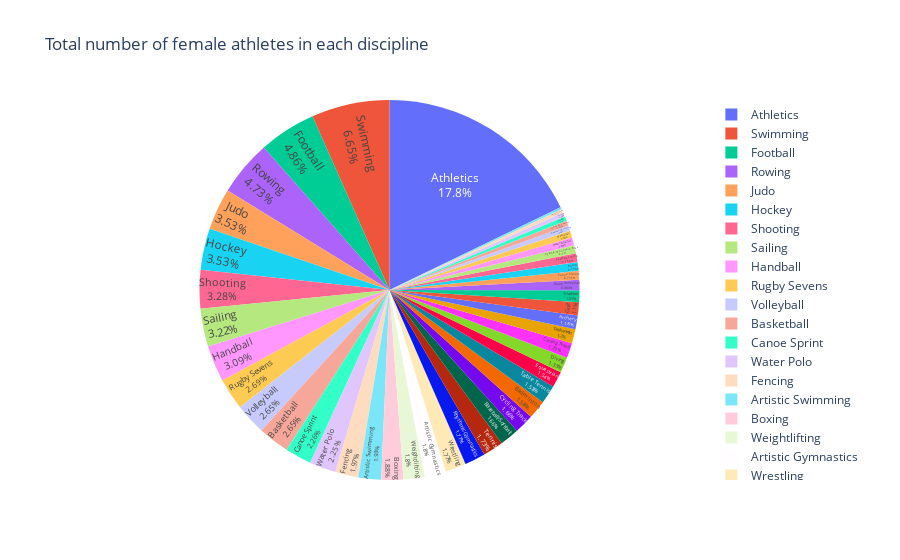

Notebook code for this chart:
### Code cell
fig = px.pie(gender, values='Female', names='Discipline',
             title='Total number of female athletes in each discipline',
             hover_data=['Discipline'])
fig.update_traces(textposition='inside', textinfo='percent+label')
fig.show()

### Figure 1 — Plotly figure (JSON) as saved in the notebook; plotly's stock layout.template omitted (floating-point values rounded to 4 significant figures)
{"data": [{"customdata": [["Athletics"], ["Swimming"], ["Football"], ["Rowing"], ["Judo"], ["Hockey"], ["Shooting"], ["Sailing"], ["Handball"], ["Rugby Sevens"], ["Wrestling"], ["Boxing"], ["Volleyball"], ["Basketball"], ["Water Polo"], ["Canoe Sprint"], ["Baseball/Softball"], ["Fencing"], ["Cycling Road"], ["Equestrian"], ["Weightlifting"], ["Artistic Gymnastics"], ["Tennis"], ["Cycling Track"], ["Badminton"], ["Table Tennis"], ["Diving"], ["Taekwondo"], ["Archery"], ["Golf"], ["Triathlon"], ["Artistic Swimming"], ["Rhythmic Gymnastics"], ["Beach Volleyball"], ["Karate"], ["Canoe Slalom"], ["Skateboarding"], ["Cycling Mountain Bike"], ["Modern Pentathlon"], ["3x3 Basketball"], ["Marathon Swimming"], ["Cycling BMX Racing"], ["Sport Climbing"], ["Surfing"], ["Trampoline Gymnastics"], ["Cycling BMX Freestyle"]], "domain": {"x": [0, 1], "y": [0, 1]}, "hovertemplate": "Discipline=%{customdata[0]}<br>Female=%{value}<extra></extra>", "labels": ["Athletics", "Swimming", "Football", "Rowing", "Judo", "Hockey", "Shooting", "Sailing", "Handball", "Rugby Sevens", "Wrestling", "Boxing", "Volleyball", "Basketball", "Water Polo", "Canoe Sprint", "Baseball/Softball", "Fencing", "Cycling Road", "Equestrian", "Weightlifting", "Artistic Gymnastics", "Tennis", "Cycling Track", "Badminton", "Table Tennis", "Diving", "Taekwondo", "Archery", "Golf", "Triathlon", "Artistic Swimming", "Rhythmic Gymnastics", "Beach Volleyball", "Karate", "Canoe Slalom", "Skateboarding", "Cycling Mountain Bike", "Modern Pentathlon", "3x3 Basketball", "Marathon Swimming", "Cycling BMX Racing", "Sport Climbing", "Surfing", "Trampoline Gymnastics", "Cycling BMX Freestyle"], "legendgroup": "", "name": "", "showlegend": true, "textinfo": "percent+label", "textposition": "inside", "type": "pie", "values": [969, 361, 264, 257, 192, 192, 178, 175, 168, 146, 96, 102, 144, 144, 122, 123, 90, 107, 70, 73, 98, 98, 94, 90, 86, 86, 72, 65, 64, 60, 55, 105, 96, 48, 40, 41, 40, 38, 36, 32, 25, 24, 20, 20, 16, 10]}], "layout": {"legend": {"tracegroupgap": 0}, "title": {"text": "Total number of female athletes in each discipline"}}}
